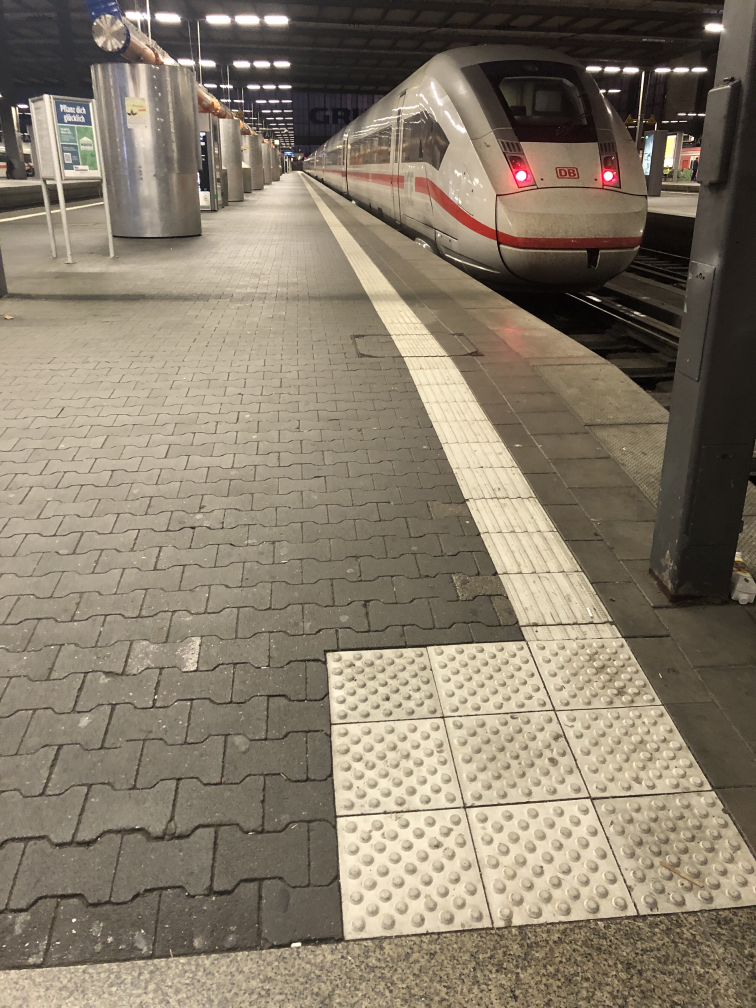
#> input picture Test_Bilder/MUC_BHF_3.jpg, 3024 x 4032 px, found by its file name (shown at 1/4 size)
$ jupyter execute --allow-errors 'search line 2copy.ipynb'
#> lines starting #> are read from the running program, lines starting #| are printed output that depends on the picture; long printed decimals are rounded
[cell 1]
import numpy as np
import cv2
import matplotlib.pyplot as plt
plt.gray()

[cell 2]
image_path = 'C:\\Users\\leonh\\Documents\\GitHub\\project_bums\\Test_Bilder\\MUC_BHF_3.jpg'
img = cv2.imread(image_path, 0)
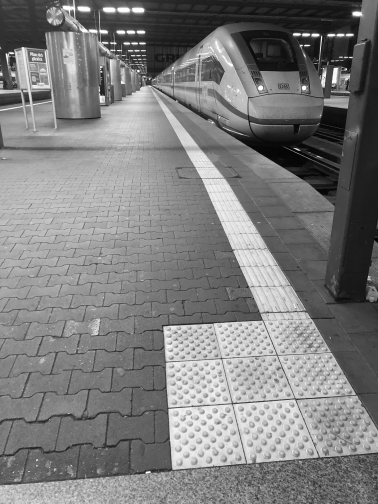
#> img: shape (4032, 3024) (shown at 1/8 size); min 0, max 255, mean 125.4
plt.imshow(img)

print(img.dtype)
#| uint8

[cell 3]
def create_horizontal_line(image, y_position, color=(0, 0, 255), thickness=5):
#> called with y_position = 2000, color = (0, 0, 255), thickness = 5
    line_image = np.array(image)
    cv2.line(line_image, (0, y_position), (image.shape[1], y_position), color, thickness)
    return line_image


y_position = 2000  # Y-Position der horizontalen Linie

line_image = create_horizontal_line(img, y_position)

plt.imshow (line_image)

[cell 4]
def grayscale_values(image, y_position):
    # Linienbild erstellen
#> called with y_position = 2000
    line_image = create_horizontal_line(image, y_position)

    # x-Achse und Grauwerte initialisieren
    x_values = np.arange(image.shape[1])
    gray_values = []

    # Grauwerte entlang der Linie sammeln
    for x in x_values:
        gray_values.append(image[y_position, x])
#> after the loop, gray_values = 3024 values, max 237 at index 193, min 16 at index 2975, mean 128.7
#> `gray_values, x_values = grayscale_values(img, y_position);`: x_values = 3024 values from 0 to 3023

    return gray_values, x_values


# Plot erstellen
def plot_values (gray_values, x_values):
    plt.plot(x_values, gray_values)
    plt.title('Grauwerte entlang der Suchlinie')
    plt.xlabel('x-Achse')
    plt.ylabel('Grauwert')
    plt.show()
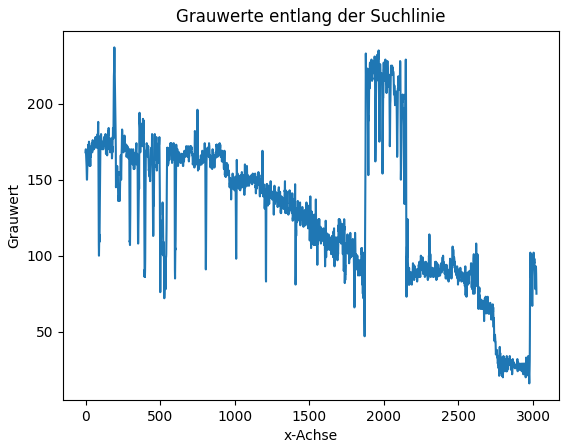
#> figure drawn by matplotlib, 1 panel; curve peaks at x = 193, y = 237

gray_values, x_values = grayscale_values(img, y_position);
plot_values (gray_values, x_values)

[cell 5]
def detect_gray_value_change1(image, threshold=100, min_distance=3, min_range=250, max_range=550):
#> called with threshold = 100, min_distance = 3, min_range = 250, max_range = 550
    gray_values = image.astype(np.int32)  # Konvertiere Bild in Ganzzahl-Datentyp für Berechnungen

    change_positions = []  # Speichert die Positionen der Grauwertänderungen
    current_range = 0  # Aktueller Bereich der Grauwertänderung

    for i in range(len(gray_values)-1):
        diff = abs(gray_values[i+1] - gray_values[i])
        if any(diff) > threshold:
            if current_range >= min_range and current_range <= max_range:
                change_positions.append(i)
            current_range = 0
        else:
            current_range += 1

        if current_range > min_distance:
            current_range = 0
#> this loop made 4031 passes
#> after the loop, change_positions = []

    return change_positions

change_positions = detect_gray_value_change1(img)
#> change_positions = []

# Markiere die Positionen der Grauwertänderungen im Bild
marked_image = np.copy(img)
for position in change_positions:
    cv2.circle(marked_image, (position, img.shape[0]//2), 10, (255, 0, 0), -10)
#> this loop made 0 passes

print(change_positions)
plt.imshow(marked_image)

[cell 6]
def detect_gray_value_changes(image, y_position, threshold_min=45, threshold_max=150, max_distance=85, min_distance=25):
    # Linienbild erstellen
    #line_image = create_horizontal_line(image, y_position)

    # x-Achse und Grauwerte initialisieren
#> called with y_position = 1500, threshold_min = 45, threshold_max = 150, max_distance = 85, min_distance = 25
    x_values = np.arange(image.shape[1])
    gray_values = []

    # Grauwerte entlang der Linie sammeln
    for x in x_values:
        gray_values.append(image[y_position, x])
#> after the loop, gray_values = 3024 values, max 240 at index 1689, min 14 at index 2538, mean 139.9

    # Grauwertänderungen und zugehörige x-Positionen sammeln
    gray_changes = []
    change_positions = []
    prev_value = gray_values[0]
#> prev_value = 188
    prev_position_wright = 0
    prev_position = 0

    for i in range(1, len(gray_values)):
        current_value = gray_values[i]
        if threshold_min < abs(current_value - prev_value) < threshold_max:

            if min_distance < (i - prev_position) < max_distance:
                gray_changes.append(current_value - prev_value)
                #change_positions.append(i)
                change_positions.append((i, y_position))
                prev_value = current_value
                prev_position = i
                prev_position_wright = i
            else :
                prev_position = i
#> this loop made 3023 passes
#> current_value on passes 1 to 8: 187, 181, 179, 176, 171, 169, 163, 167
#> after the loop, change_positions = [(1789, 1500), (1850, 1500)]; gray_changes = [47, 145]; prev_position = 2538; prev_position_wright = 1850; prev_value = 124

    return gray_changes, change_positions

y_position_1 = 1500
y_position_2 = 2000

gray_changes1, change_positions1 = detect_gray_value_changes(img, y_position_1)
#> gray_changes1 = [47, 145]; change_positions1 = [(1789, 1500), (1850, 1500)]
gray_changes2, change_positions2 = detect_gray_value_changes(img, y_position_2)
#> the loop in detect_gray_value_changes (call 2), `for i in range(1, len(gray_values)):` made 3023 passes
#> current_value on passes 1 to 8: 169, 170, 168, 167, 165, 162, 159, 152
#> gray_changes2 = [50, 112]; change_positions2 = [(2097, 2000), (2151, 2000)]

gray_changes = gray_changes1 + gray_changes2
#> gray_changes = [47, 145, 50, 112]
change_positions = change_positions1 + change_positions2
#> change_positions = [(1789, 1500), (1850, 1500), (2097, 2000), (2151, 2000)]

print("Grauwertänderungen: ", gray_changes)
#| Grauwertänderungen:  [47, 145, 50, 112]
print("Positionen der Änderungen: ", change_positions)
#| Positionen der Änderungen:  [(1789, 1500), (1850, 1500), (2097, 2000), (2151, 2000)]

[cell 7]
# Markiere die Positionen der Grauwertänderungen im Bild
out_image = np.copy(img)
for position in change_positions:
    cv2.circle(out_image, position, 10, (0, 0, 255), 10)
#> this loop made 4 passes

plt.imshow(out_image)

[cell 8]
m = []
c = []
for i in range(2):
    out=cv2.line(img, change_positions1[-i], change_positions2[-i], (0, 0, 255), 6)

    #Steigung berechnen
    m.append((change_positions1[i][1]-change_positions2[i][1])/(change_positions1[i][0]-change_positions2[i][0]))
    #y-Schnittpunkt berechnen
    c.append(change_positions1[i][1] -m[i]*change_positions1[i][0])
#> after the loop, c = [-1404.2, -1573.1]; m = [1.62, 1.66]

    # Gerade1: y1 = m[0]*x1 + c[0]
    # Gerade2: y2 = m[1]*x2 + c[1]

print(m)
#| [1.623, 1.661]
print(c)
#| [-1404.221, -1573.090]
plt.imshow(out)

[cell 9]
def set_pixel_to_black(image, x, y):
    image[y, x] = np.zeros(3, dtype='uint8')  # Setze den Pixel auf Schwarz

    return image

#> (the rest of this cell did not finish here and is left out)

[cell 10]
def set_pixels_to_zero(image, slope_left, intercept_left, slope_right, intercept_right, offset=50):
#> called with slope_left = 1.62, intercept_left = -1404.2, slope_right = 1.66, intercept_right = -1573.1, offset = 50
    height, width = image.shape

    for y in range(height):
        for x in range(width):
            if y <= (slope_left * x + intercept_left)-offset and y >= (slope_right * x + intercept_right)+offset:
                image[y, x] = [0, 0, 0]  # Setze den Pixel auf Schwarz

    return image

#> (the rest of this cell did not finish here and is left out)

$ run again, with Test_Bilder/MUC_BHF_1.jpg copied over Test_Bilder/MUC_BHF_3.jpg
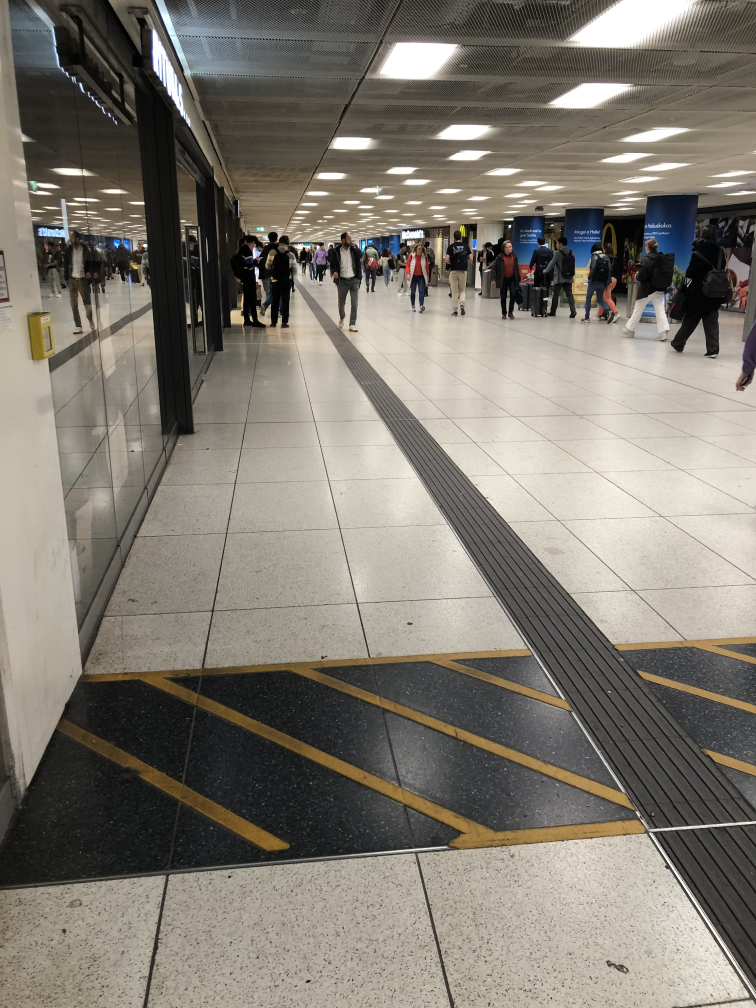
#> input picture Test_Bilder/MUC_BHF_1.jpg, 3024 x 4032 px, found by its file name (shown at 1/4 size)
#> `img = cv2.imread(image_path, 0)`:
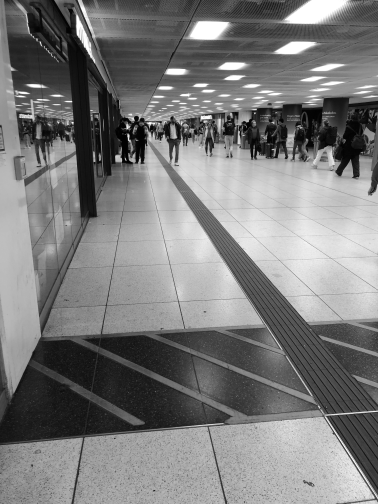
#> img: shape (4032, 3024) (shown at 1/8 size); min 0, max 255, mean 123.5
#| uint8
#> after the loop in grayscale_values, `for x in x_values:`: gray_values = 3024 values, max 253 at index 2544, min 30 at index 607, mean 185.4
#> `gray_values, x_values = grayscale_values(img, y_position);`: x_values = 3024 values from 0 to 3023
#> in plot_values, `plt.show()`:
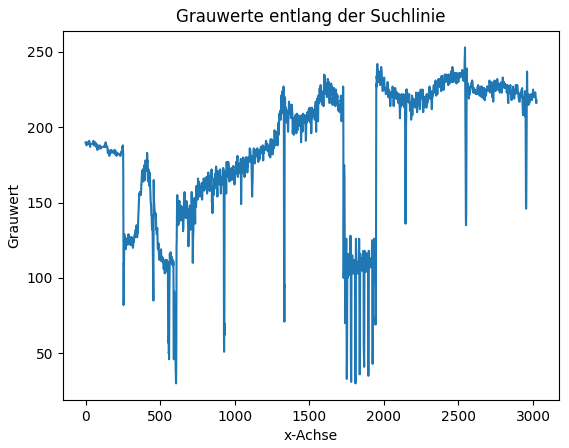
#> figure drawn by matplotlib, 1 panel; curve peaks at x = 2544, y = 253
#> the loop in detect_gray_value_change1, `for i in range(len(gray_values)-1):` made 4031 passes
#> after the loop in detect_gray_value_change1, `for i in range(len(gray_values)-1):`: change_positions = []
#> after the loop in detect_gray_value_changes, `for x in x_values:`: gray_values = 3024 values, max 220 at index 2436, min 1 at index 734, mean 167.8
#> in detect_gray_value_changes, `prev_value = gray_values[0]`: prev_value = 185
#> the loop in detect_gray_value_changes, `for i in range(1, len(gray_values)):` made 3023 passes
#> current_value on passes 1 to 8: 185, 185, 185, 184, 184, 184, 183, 186
#> after the loop in detect_gray_value_changes, `for i in range(1, len(gray_values)):`: change_positions = [(788, 1500), (1610, 1500)]; gray_changes = [128, 136]; prev_position = 3011; prev_position_wright = 1610; prev_value = 193
#> gray_changes1 = [128, 136]; change_positions1 = [(788, 1500), (1610, 1500)]
#> the loop in detect_gray_value_changes (call 2), `for i in range(1, len(gray_values)):` made 3023 passes
#> (current_value, prev_value, prev_position_wright) on pass 591: (56, 56, 591)
#> gray_changes2 = [122, 145, 92]; change_positions2 = [(591, 2000), (1388, 2000), (1808, 2000)]
#> `gray_changes = gray_changes1 + gray_changes2`: gray_changes = [128, 136, 122, 145, 92]
#> `change_positions = change_positions1 + change_positions2`: change_positions = [(788, 1500), (1610, 1500), (591, 2000), (1388, 2000), (1808, 2000)]
#| Grauwertänderungen:  [128, 136, 122, 145, 92]
#| Positionen der Änderungen:  [(788, 1500), (1610, 1500), (591, 2000), (1388, 2000), (1808, 2000)]
#> the loop `for position in change_positions:` made 5 passes
#> after the loop `for i in range(2):`: c = [3500, 5126.1]; m = [-2.54, -2.25]
#| [-2.538, -2.252]
#| [3500.0, 5126.126]

$ run again, with Test_Bilder/MUC_BHF_2.jpg copied over Test_Bilder/MUC_BHF_3.jpg
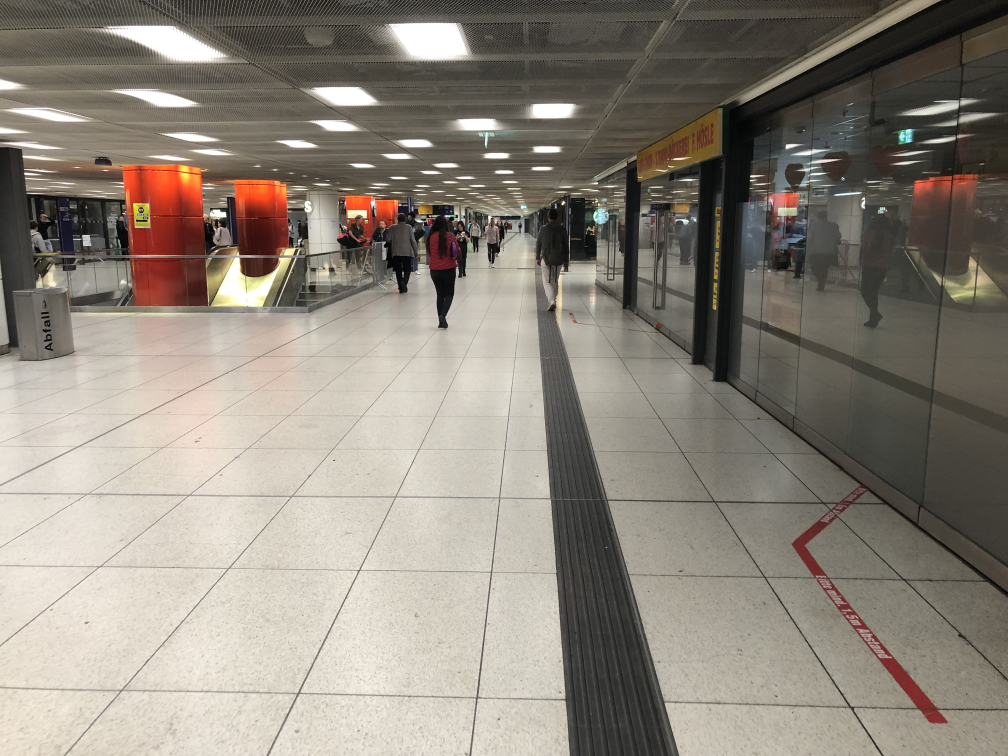
#> input picture Test_Bilder/MUC_BHF_2.jpg, 4032 x 3024 px, found by its file name (shown at 1/4 size)
#> `img = cv2.imread(image_path, 0)`:
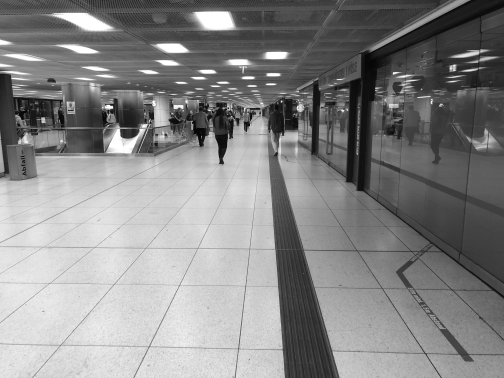
#> img: shape (3024, 4032) (shown at 1/8 size); min 0, max 255, mean 134.8
#| uint8
#> after the loop in grayscale_values, `for x in x_values:`: gray_values = 4032 values, max 233 at index 1667, min 5 at index 3536, mean 156.7
#> `gray_values, x_values = grayscale_values(img, y_position);`: x_values = 4032 values from 0 to 4031
#> in plot_values, `plt.show()`:
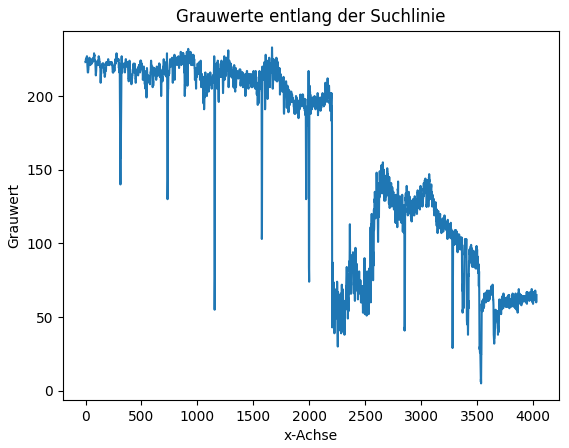
#> figure drawn by matplotlib, 1 panel; curve peaks at x = 1667, y = 233
#> the loop in detect_gray_value_change1, `for i in range(len(gray_values)-1):` made 3023 passes
#> after the loop in detect_gray_value_change1, `for i in range(len(gray_values)-1):`: change_positions = []
#> after the loop in detect_gray_value_changes, `for x in x_values:`: gray_values = 4032 values, max 235 at index 2050, min 11 at index 2903, mean 158.4
#> in detect_gray_value_changes, `prev_value = gray_values[0]`: prev_value = 212
#> the loop in detect_gray_value_changes, `for i in range(1, len(gray_values)):` made 4031 passes
#> current_value on passes 1 to 8: 212, 212, 213, 213, 213, 212, 212, 214
#> after the loop in detect_gray_value_changes, `for i in range(1, len(gray_values)):`: change_positions = []; prev_position = 4031; prev_position_wright = 0; prev_value = 212
#> gray_changes1 = []
#> the loop in detect_gray_value_changes (call 2), `for i in range(1, len(gray_values)):` made 4031 passes
#> current_value on passes 1 to 8: 223, 224, 225, 225, 225, 225, 225, 226
#> gray_changes2 = [147]; change_positions2 = [(2613, 2000)]
#> `gray_changes = gray_changes1 + gray_changes2`: gray_changes = [147]
#> `change_positions = change_positions1 + change_positions2`: change_positions = [(2613, 2000)]
#| Grauwertänderungen:  [147]
#| Positionen der Änderungen:  [(2613, 2000)]
#> the loop `for position in change_positions:` made 1 pass
